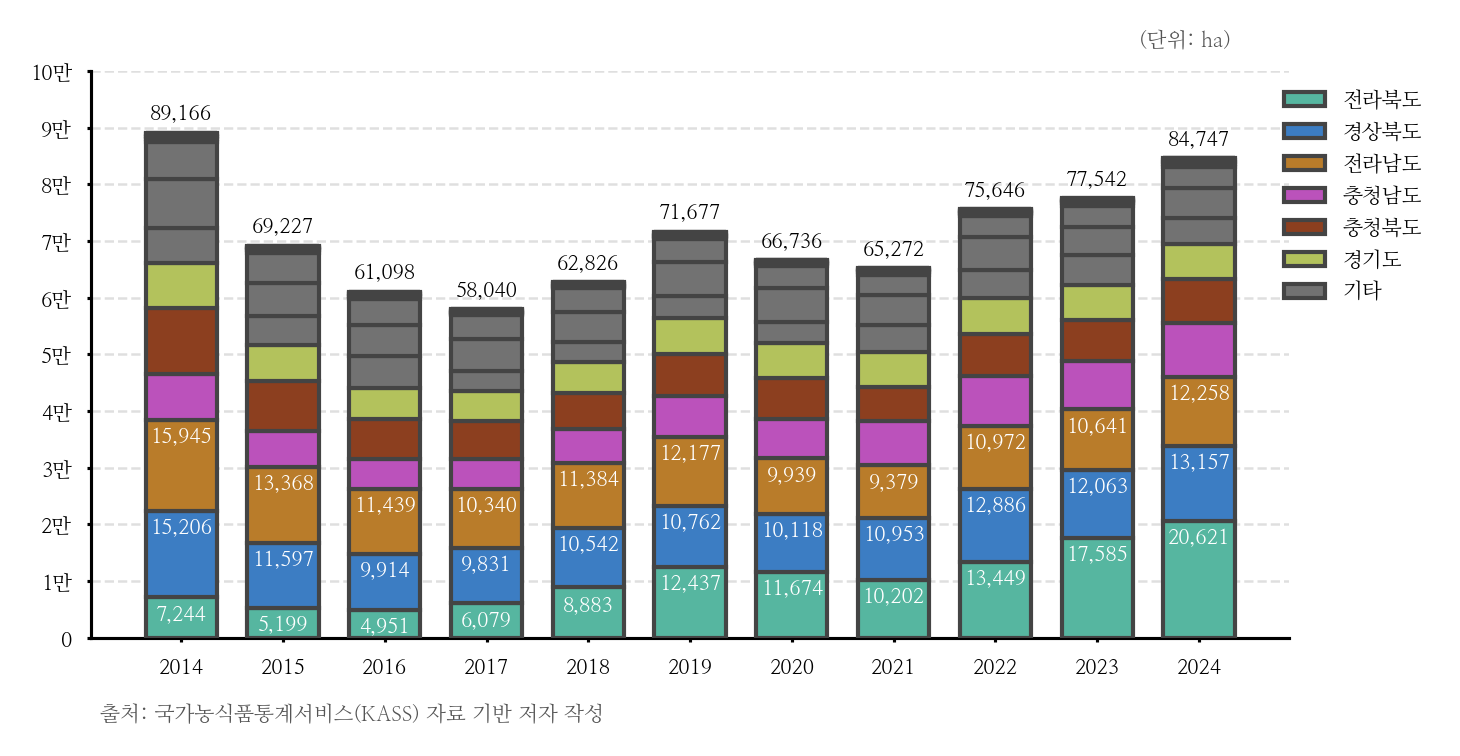

Python code for this plot:
import matplotlib as mpl
import matplotlib.pyplot as plt
from matplotlib import font_manager
import numpy as np
import pandas as pd

### 폰트

font_path = "/usr/share/fonts/truetype/nanum/NanumMyeongjo.ttf"
font_manager.fontManager.addfont(font_path)
mpl.rc("font", family="NanumMyeongjo")
mpl.rcParams["axes.unicode_minus"] = False


### 디자인 일반

pt = 1 / 72
mpl.rcParams.update({
    "figure.figsize": (500 * pt, 200 * pt),
    "font.size": 5, "axes.titlesize": 11, "axes.labelsize": 5,
    "xtick.labelsize": 5, "ytick.labelsize": 5,
    "legend.fontsize": 5, "lines.linewidth": 0.75, "axes.linewidth": 0.75,
    "xtick.major.width": 0.75, "ytick.major.width": 0.75,
    "xtick.major.size": 1, "ytick.major.size": 1,
})


colors = [
    "#3C7DC3",  # 소프트 블루 / 부드러운 대비
    "#56B6A0",  # 청록 / 과하지 않은 컬러 포인트
    "#B97C2A",  # 소프트 오렌지 / 강렬하지만 톤 다운
    "#8C3F1F",   # 소프트 레드브라운 / 최종 강조
    "#BB52BB",
    "#B3C25C"
]


### 데이터 입력

csv_file = f"/home/user/문서/workspace/python/graph/data/콩_지역별_면적.csv"
df = pd.read_csv(csv_file, encoding="utf-8").convert_dtypes()


### 데이터 저장

df["시점"] = pd.to_datetime(df["시점"], format="%Y")
x = df["시점"].values
idx = np.arange(len(x))


### ▶ 기준 연도 선택
target_year = 2023   # ← 원하는 연도

# y_cols 자동 추출 (시점 컬럼 제외)
y_cols = [c for c in df.columns if c != "시점"]


### ▶ 기준 연도 값으로 정렬
df_target = df[df["시점"].dt.year == target_year].iloc[0]
y_cols = sorted(
    y_cols,
    key=lambda col: df_target[col],
    reverse=True        # 큰 값 → 작은 값
)


### 그래프 작성

fig, ax = plt.subplots()
bottom = np.zeros(len(x))
stack_values = []

### ▶ 중요 항목 / 레전드 항목 / 수치표기 항목 정의
value_label_cols = ["경상북도", "전라북도", "전라남도"]                 # 수치표시할 2개
legend_cols = ["경상북도", "전라북도", "전라남도", "충청북도", "충청남도", "경기도"]   # 레전드에 개별 표시할 4개
other_color = "#727272"                                     # 기타 색상

handles = []
legend_labels = []
other_handle = None

for i, col in enumerate(y_cols):
    vals = pd.to_numeric(df[col], errors="coerce").fillna(0).values


    # 색상: legend_cols는 팔레트, 그 외는 회색
    if col in legend_cols and legend_cols.index(col) < len(colors):
        color = colors[legend_cols.index(col)]
    else:
        color = other_color

    bar = ax.bar(idx, vals, bottom=bottom,
                 color=color,
                 edgecolor="#444", width=0.7, label=col, zorder=3)

    # 레전드 구성
    if col in legend_cols:
        handles.append(bar[0])
        legend_labels.append(col)
    else:
        other_handle = bar[0]  # 기타 대표 핸들만 기록

    stack_values.append(vals.copy())
    bottom += vals


### 데이터 텍스트

# total labels
for i, total in enumerate(bottom):
    ax.annotate(f"{total:,.0f}", (idx[i], total),
                xytext=(0, 2), textcoords="offset points",
                ha="center", va="bottom", fontsize=5)


# part labels (value_label_cols 2개만 라벨 표시)
cumulative = np.zeros(len(x))
for col, vals in zip(y_cols, stack_values):
    cumulative += vals
    for i, v in enumerate(vals):
        if col in value_label_cols:
            ax.annotate(
                f"{v:,.0f}",
                (idx[i], cumulative[i] - 3_000),
                ha="center", va="center",
                fontsize=5, color="#FFFFFF"
            )


### x축 텍스트

tick_idx = []
tick_labels = []

for i, date in enumerate(df["시점"]):
    if i == 0 or date.year != df["시점"][i-1].year:
        tick_idx.append(i)
        tick_labels.append(date.strftime("%Y"))

ax.set_xticks(tick_idx)
ax.set_xticklabels(tick_labels)


### y축 텍스트

y_min, y_max = 0, 100_000
step = 10_000

ticks = np.arange(y_min, y_max + step, step)
ax.set_yticks(ticks)

labels = []
for t in ticks:
    if t == 0:
        labels.append("0")
    else:
        labels.append(f"{t/10000:.0f}만")

ax.set_yticklabels(labels)


### 그리드

ax.grid(axis="y", linestyle="--", linewidth=0.6, alpha=0.4, zorder=0)
ax.spines["top"].set_visible(False)
ax.spines["right"].set_visible(False)


### 레전드 — 4개 항목 + 기타 1개

if other_handle is not None:
    handles.append(other_handle)
    legend_labels.append("기타")

ax.legend(handles, legend_labels, loc="upper left", bbox_to_anchor=(0.98, 1.0), frameon=False)


### 출처 텍스트
fig.text(
    0.25, 0.12,
    "출처: 국가농식품통계서비스(KASS) 자료 기반 저자 작성",
    ha="center", va="top",
    fontsize=5, color="#555"
)

### 단위 텍스트
fig.text(
    0.65, 0.93,
    "(단위: ha)",
    ha="center", va="top",
    fontsize=5, color="#555"
)


fig.subplots_adjust(right=0.70, bottom=0.2)


### 경계 확인용 텍스트
# fig.text(
#     1, 1,
#     "ㅁ",
#     ha="center", va="top",
#     fontsize=7, color="#555"
# )
# fig.text(
#     0, 0,
#     "ㅁ",
#     ha="center", va="top",
#     fontsize=7, color="#555"
# )


pic_name = "콩_지역별_면적"
save_path = f"/home/user/문서/workspace/python/graph/image"

sample_file = f"/home/user/문서/workspace/python/temp/chart.png"

latex_path = f"/home/user/문서/workspace/latex/project/presentation/policy/asset"

# # sample
# mpl.use("Agg")
# fig.savefig(f"{sample_file}", dpi=300, bbox_inches="tight")
# plt.close(fig)


# # PNG 저장
# mpl.use("Agg")
# fig.savefig(f"{save_path}/{pic_name}.png", dpi=300, bbox_inches="tight")
# plt.close(fig)

# ----- OR -----

# latex_path = f"/home/user/문서/workspace/latex/project/presentation/policy/asset"

# PGF 저장
mpl.use("pgf")
fig.savefig(f"{latex_path}/{pic_name}.pgf")
plt.close(fig)
